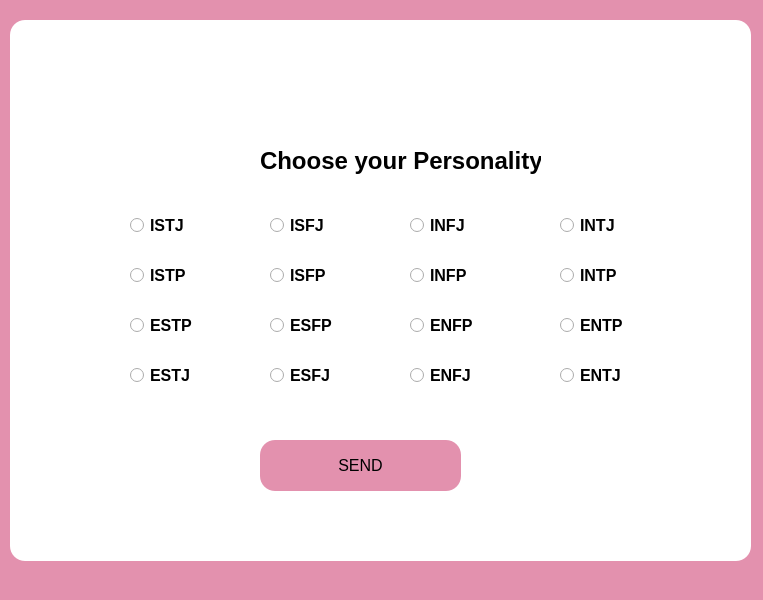
<?xml version="1.0" encoding="UTF-8"?>
<ui version="4.0">
 <class>MainWindow</class>
 <widget class="QMainWindow" name="MainWindow">
  <property name="geometry">
   <rect>
    <x>0</x>
    <y>0</y>
    <width>763</width>
    <height>600</height>
   </rect>
  </property>
  <property name="windowTitle">
   <string>MainWindow</string>
  </property>
  <property name="styleSheet">
   <string notr="true">*{
background:#E391AE;
}</string>
  </property>
  <widget class="QWidget" name="centralwidget">
   <widget class="QWidget" name="widget" native="true">
    <property name="geometry">
     <rect>
      <x>10</x>
      <y>20</y>
      <width>741</width>
      <height>541</height>
     </rect>
    </property>
    <property name="styleSheet">
     <string notr="true">*{
background:white;
border-radius: 15px;
}</string>
    </property>
    <widget class="QRadioButton" name="radioButton">
     <property name="geometry">
      <rect>
       <x>120</x>
       <y>190</y>
       <width>121</width>
       <height>31</height>
      </rect>
     </property>
     <property name="font">
      <font>
       <pointsize>12</pointsize>
       <bold>true</bold>
      </font>
     </property>
     <property name="text">
      <string>ISTJ</string>
     </property>
    </widget>
    <widget class="QRadioButton" name="radioButton_2">
     <property name="geometry">
      <rect>
       <x>120</x>
       <y>240</y>
       <width>121</width>
       <height>31</height>
      </rect>
     </property>
     <property name="font">
      <font>
       <pointsize>12</pointsize>
       <bold>true</bold>
      </font>
     </property>
     <property name="text">
      <string>ISTP</string>
     </property>
    </widget>
    <widget class="QRadioButton" name="radioButton_3">
     <property name="geometry">
      <rect>
       <x>120</x>
       <y>290</y>
       <width>121</width>
       <height>31</height>
      </rect>
     </property>
     <property name="font">
      <font>
       <pointsize>12</pointsize>
       <bold>true</bold>
      </font>
     </property>
     <property name="text">
      <string>ESTP</string>
     </property>
    </widget>
    <widget class="QRadioButton" name="radioButton_4">
     <property name="geometry">
      <rect>
       <x>120</x>
       <y>340</y>
       <width>121</width>
       <height>31</height>
      </rect>
     </property>
     <property name="font">
      <font>
       <pointsize>12</pointsize>
       <bold>true</bold>
      </font>
     </property>
     <property name="text">
      <string>ESTJ</string>
     </property>
    </widget>
    <widget class="QRadioButton" name="radioButton_8">
     <property name="geometry">
      <rect>
       <x>260</x>
       <y>240</y>
       <width>121</width>
       <height>31</height>
      </rect>
     </property>
     <property name="font">
      <font>
       <pointsize>12</pointsize>
       <bold>true</bold>
      </font>
     </property>
     <property name="text">
      <string>ISFP</string>
     </property>
    </widget>
    <widget class="QRadioButton" name="radioButton_6">
     <property name="geometry">
      <rect>
       <x>260</x>
       <y>340</y>
       <width>121</width>
       <height>31</height>
      </rect>
     </property>
     <property name="font">
      <font>
       <pointsize>12</pointsize>
       <bold>true</bold>
      </font>
     </property>
     <property name="text">
      <string>ESFJ</string>
     </property>
    </widget>
    <widget class="QRadioButton" name="radioButton_5">
     <property name="geometry">
      <rect>
       <x>260</x>
       <y>290</y>
       <width>121</width>
       <height>31</height>
      </rect>
     </property>
     <property name="font">
      <font>
       <pointsize>12</pointsize>
       <bold>true</bold>
      </font>
     </property>
     <property name="text">
      <string>ESFP</string>
     </property>
    </widget>
    <widget class="QRadioButton" name="radioButton_7">
     <property name="geometry">
      <rect>
       <x>260</x>
       <y>190</y>
       <width>121</width>
       <height>31</height>
      </rect>
     </property>
     <property name="font">
      <font>
       <pointsize>12</pointsize>
       <bold>true</bold>
      </font>
     </property>
     <property name="text">
      <string>ISFJ</string>
     </property>
    </widget>
    <widget class="QRadioButton" name="radioButton_9">
     <property name="geometry">
      <rect>
       <x>400</x>
       <y>290</y>
       <width>121</width>
       <height>31</height>
      </rect>
     </property>
     <property name="font">
      <font>
       <pointsize>12</pointsize>
       <bold>true</bold>
      </font>
     </property>
     <property name="text">
      <string>ENFP</string>
     </property>
    </widget>
    <widget class="QRadioButton" name="radioButton_10">
     <property name="geometry">
      <rect>
       <x>400</x>
       <y>340</y>
       <width>121</width>
       <height>31</height>
      </rect>
     </property>
     <property name="font">
      <font>
       <pointsize>12</pointsize>
       <bold>true</bold>
      </font>
     </property>
     <property name="text">
      <string>ENFJ</string>
     </property>
    </widget>
    <widget class="QRadioButton" name="radioButton_11">
     <property name="geometry">
      <rect>
       <x>400</x>
       <y>190</y>
       <width>121</width>
       <height>31</height>
      </rect>
     </property>
     <property name="font">
      <font>
       <pointsize>12</pointsize>
       <bold>true</bold>
      </font>
     </property>
     <property name="text">
      <string>INFJ</string>
     </property>
    </widget>
    <widget class="QRadioButton" name="radioButton_12">
     <property name="geometry">
      <rect>
       <x>400</x>
       <y>240</y>
       <width>121</width>
       <height>31</height>
      </rect>
     </property>
     <property name="font">
      <font>
       <pointsize>12</pointsize>
       <bold>true</bold>
      </font>
     </property>
     <property name="text">
      <string>INFP</string>
     </property>
    </widget>
    <widget class="QRadioButton" name="radioButton_13">
     <property name="geometry">
      <rect>
       <x>550</x>
       <y>290</y>
       <width>121</width>
       <height>31</height>
      </rect>
     </property>
     <property name="font">
      <font>
       <pointsize>12</pointsize>
       <bold>true</bold>
      </font>
     </property>
     <property name="text">
      <string>ENTP</string>
     </property>
    </widget>
    <widget class="QRadioButton" name="radioButton_14">
     <property name="geometry">
      <rect>
       <x>550</x>
       <y>340</y>
       <width>121</width>
       <height>31</height>
      </rect>
     </property>
     <property name="font">
      <font>
       <pointsize>12</pointsize>
       <bold>true</bold>
      </font>
     </property>
     <property name="text">
      <string>ENTJ</string>
     </property>
    </widget>
    <widget class="QRadioButton" name="radioButton_15">
     <property name="geometry">
      <rect>
       <x>550</x>
       <y>190</y>
       <width>121</width>
       <height>31</height>
      </rect>
     </property>
     <property name="font">
      <font>
       <pointsize>12</pointsize>
       <bold>true</bold>
      </font>
     </property>
     <property name="text">
      <string>INTJ</string>
     </property>
    </widget>
    <widget class="QRadioButton" name="radioButton_16">
     <property name="geometry">
      <rect>
       <x>550</x>
       <y>240</y>
       <width>121</width>
       <height>31</height>
      </rect>
     </property>
     <property name="font">
      <font>
       <pointsize>12</pointsize>
       <bold>true</bold>
      </font>
     </property>
     <property name="text">
      <string>INTP</string>
     </property>
    </widget>
    <widget class="QPushButton" name="pushButton_4">
     <property name="geometry">
      <rect>
       <x>250</x>
       <y>420</y>
       <width>201</width>
       <height>51</height>
      </rect>
     </property>
     <property name="font">
      <font>
       <pointsize>12</pointsize>
      </font>
     </property>
     <property name="styleSheet">
      <string notr="true">*{
color:black;
border-radius: 15px;
background:#E391AE;;
}

*:hover
{
	color:#E391AE;;
	border-radius:15px;
	background:black
}

*:pressed{
color:black;
border-radius: 15px;
background:#E391AE;;
}</string>
     </property>
     <property name="text">
      <string>SEND</string>
     </property>
    </widget>
    <widget class="QLabel" name="label">
     <property name="geometry">
      <rect>
       <x>250</x>
       <y>120</y>
       <width>281</width>
       <height>41</height>
      </rect>
     </property>
     <property name="font">
      <font>
       <pointsize>18</pointsize>
       <bold>true</bold>
      </font>
     </property>
     <property name="text">
      <string>Choose your Personality</string>
     </property>
    </widget>
    <widget class="QLabel" name="label_2">
     <property name="geometry">
      <rect>
       <x>190</x>
       <y>120</y>
       <width>49</width>
       <height>61</height>
      </rect>
     </property>
     <property name="text">
      <string/>
     </property>
     <property name="pixmap">
      <pixmap>../Resources/Images/noun-multiple-personality-2686166.svg</pixmap>
     </property>
     <property name="scaledContents">
      <bool>true</bool>
     </property>
    </widget>
   </widget>
  </widget>
 </widget>
 <resources/>
 <connections/>
</ui>
